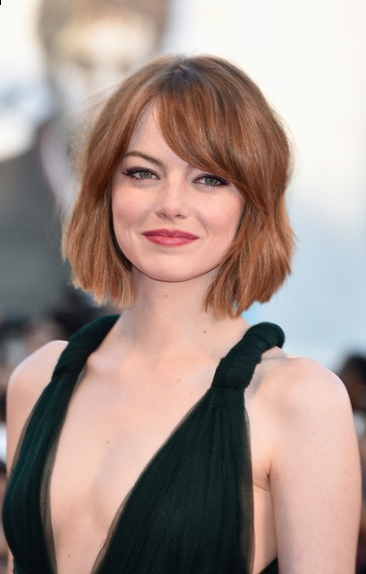
#> input picture B_Vision/C_Theory_Implementations/images/4.jpg, 366 x 574 px
$ python sobel.py --image images/4.jpg
#> lines starting #> are read from the running program, lines starting #| are printed output that depends on the picture
#> further down, image is the input picture: shape (574, 366, 3); mean B, G, R 138.2, 145.5, 164.8
### B_Vision/C_Theory_Implementations/gaussian_blur.py
import numpy as np
import cv2
import argparse
import matplotlib.pyplot as plt
import math
from B_Vision.C_Theory_Implementations.convolution import convolution
from Logging.Logging import info_log, error_log, warning_log, output_log


def dnorm(x, mu, sd):
    return 1 / (np.sqrt(2 * np.pi) * sd) * np.e ** (-np.power((x - mu) / sd, 2) / 2)


def gaussian_kernel(size, sigma=1, verbose=False):
#> called with size = 9, sigma = 3, verbose = True
    info_log("gaussian_kernel()")

    kernel_1D = np.linspace(-(size // 2), size // 2, size)
    for i in range(size):
        kernel_1D[i] = dnorm(kernel_1D[i], 0, sigma)
    kernel_2D = np.outer(kernel_1D.T, kernel_1D.T)

    kernel_2D *= 1.0 / kernel_2D.max()

    if verbose:
        plt.imshow(kernel_2D, interpolation='none', cmap='gray')
        plt.title("Image")
        plt.show()
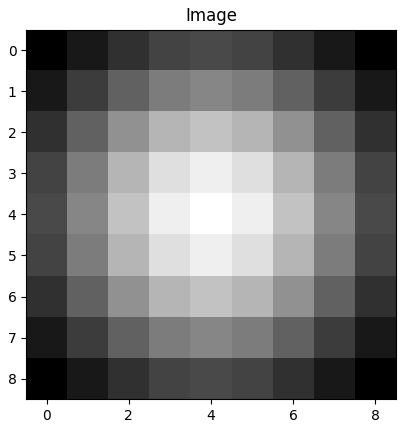
#> figure drawn by matplotlib, 1 panel

    return kernel_2D


def gaussian_blur(image, kernel_size, verbose=False):
    info_log("gaussian_blur()")
    kernel = gaussian_kernel(kernel_size, sigma=math.sqrt(kernel_size), verbose=verbose)
    return convolution(image, kernel, average=True, verbose=verbose)


# [8 lines that do not run on import are left out]

### B_Vision/C_Theory_Implementations/convolution.py
import numpy as np
import cv2
from Logging.Logging import info_log, error_log, warning_log, output_log
import matplotlib.pyplot as plt


def convolution(image, kernel, average=False, verbose=False):
#> called with kernel = array of shape (9, 9), average = True, verbose = True
    info_log("convolution()")

    if len(image.shape) == 3:
        warning_log("Found 3 Channels : {}".format(image.shape))
        image = cv2.cvtColor(image, cv2.COLOR_BGR2GRAY)
#> image: shape (574, 366)
        info_log("Converted to Gray Channel. Size : {}".format(image.shape))
    else:
        info_log("Image Shape : {}".format(image.shape))

    info_log("Kernel Shape : {}".format(kernel.shape))

    if verbose:
        plt.imshow(image, cmap='gray')
        plt.title("Image")
        plt.show()

    image_row, image_col = image.shape
#> image_row = 574; image_col = 366
    kernel_row, kernel_col = kernel.shape

    output = np.zeros(image.shape)

    pad_height = int((kernel_row - 1) / 2)
    pad_width = int((kernel_col - 1) / 2)

    padded_image = np.zeros((image_row + (2 * pad_height), image_col + (2 * pad_width)))

    padded_image[pad_height:padded_image.shape[0] - pad_height, pad_width:padded_image.shape[1] - pad_width] = image
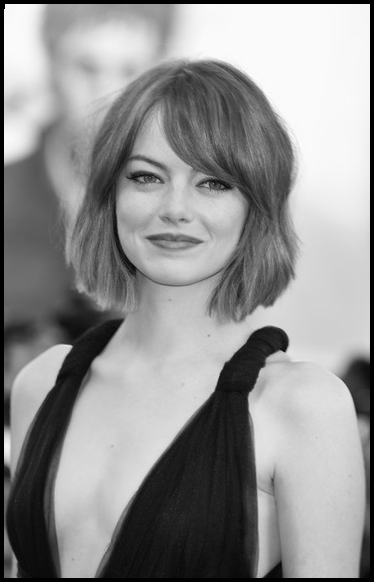
#> padded_image: shape (582, 374) float64; min 0, max 254, mean 145.2

    if verbose:
        plt.imshow(padded_image, cmap='gray')
        plt.title("Padded Image")
        plt.show()

    for row in range(image_row):
        for col in range(image_col):
            output[row, col] = np.sum(kernel * padded_image[row:row + kernel_row, col:col + kernel_col])
            if average:
                output[row, col] /= kernel.shape[0] * kernel.shape[1]
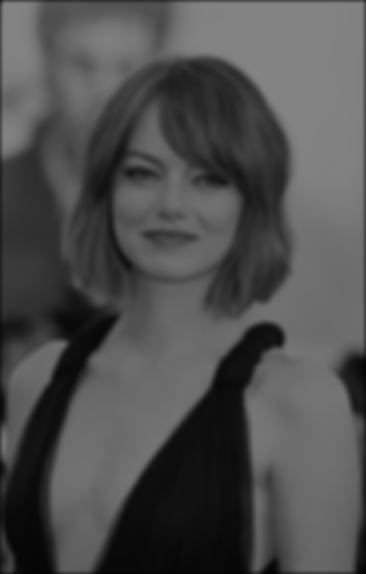
#> output: shape (574, 366) float64; min 1.45, max 131.6, mean 78.5

    output_log("Output Image size : {}".format(output.shape))

    if verbose:
        plt.imshow(output, cmap='gray')
        plt.title("Output Image")
        plt.show()

    return output

### Logging/Logging.py
from colorama import Fore, Back, Style, init


def info_log(msg):
    print(Fore.CYAN + "[INFO]", end=" ")
    print(msg)


def output_log(msg):
    print(Fore.GREEN + "[OUTPUT]", end=" ")
    print(msg)


def warning_log(msg):
    print(Fore.BLUE + "[WARNING]", end=" ")
    print(msg)


def error_log(msg):
    print(Fore.RED + "[ERROR]", end=" ")
    print(msg)

### B_Vision/C_Theory_Implementations/sobel.py
import numpy as np
import cv2
import argparse
import matplotlib.pyplot as plt
from B_Vision.C_Theory_Implementations.convolution import convolution
from Logging.Logging import info_log, error_log, warning_log, output_log
from B_Vision.C_Theory_Implementations.gaussian_blur import gaussian_blur


def sobel_edge_detection(image, filter, convert_to_degree=False, verbose=False):
    info_log("sobel_edge_detection()")

    new_image_x = convolution(image, filter, verbose)
#> call 2 of convolution, with kernel = array of shape (3, 3), average = True, verbose = False
#> after the loop in convolution (call 2), `for row in range(image_row):`:
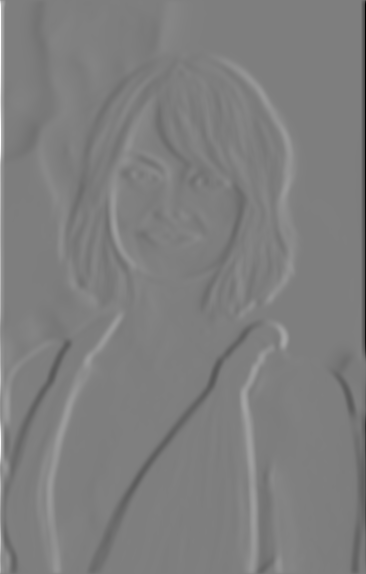
#> output: shape (574, 366) float64; min -41.68, max 42.18, mean 0; drawn with min black and max white

    if verbose:
        plt.imshow(new_image_x, cmap='gray')
        plt.title("Horizontal Edge")
        plt.show()

    new_image_y = convolution(image, np.flip(filter.T, axis=0), verbose)
#> call 3 of convolution, with kernel = array of shape (3, 3), average = True, verbose = False
#> after the loop in convolution (call 3), `for row in range(image_row):`:
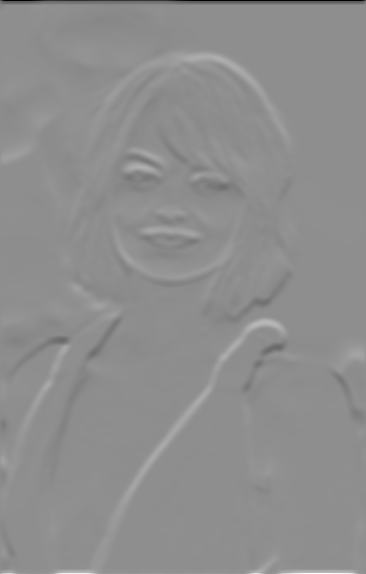
#> output: shape (574, 366) float64; min -42.18, max 33.36, mean 0; drawn with min black and max white

    if verbose:
        plt.imshow(new_image_y, cmap='gray')
        plt.title("Vertical Edge")
        plt.show()

    gradient_magnitude = np.sqrt(np.square(new_image_x) + np.square(new_image_y))
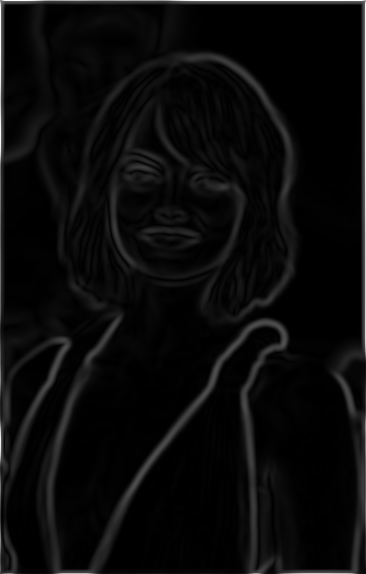
#> gradient_magnitude: shape (574, 366) float64; min 0, max 42.18, mean 1.8; drawn with min black and max white

    gradient_magnitude *= 255.0 / gradient_magnitude.max()

    if verbose:
        plt.imshow(gradient_magnitude, cmap='gray')
        plt.title("Gradient Magnitude")
        plt.show()

    gradient_direction = np.arctan2(new_image_y, new_image_x)
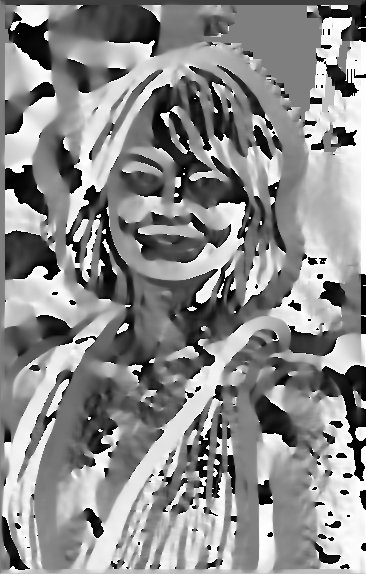
#> gradient_direction: shape (574, 366) float64; min -3.14, max 3.14, mean 0.307; drawn with min black and max white

    if convert_to_degree:
        gradient_direction = np.rad2deg(gradient_direction)
        gradient_direction += 180

    return gradient_magnitude, gradient_direction


if __name__ == '__main__':
    filter = np.array([[-1, 0, 1], [-2, 0, 2], [-1, 0, 1]])

    ap = argparse.ArgumentParser()
    ap.add_argument("-i", "--image", required=True, help="Path to the image")
    args = vars(ap.parse_args())

    image = cv2.imread(args["image"])
    image = gaussian_blur(image, 9, verbose=True)
    sobel_edge_detection(image, filter, convert_to_degree=True, verbose=True)

$ run again, on B_Vision/C_Theory_Implementations/images/coins.png
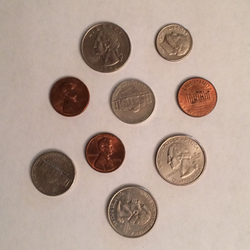
#> input picture B_Vision/C_Theory_Implementations/images/coins.png, 250 x 250 px
#> image is the input picture: shape (250, 250, 3); mean B, G, R 147.7, 159.9, 180.7
#> image: shape (250, 250)
#> padded_image: shape (252, 252) float64
#> in sobel_edge_detection, `gradient_direction = np.arctan2(new_image_y, new_image_x)`:
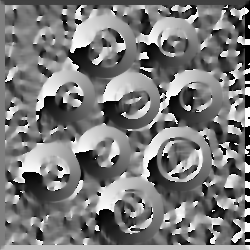
#> gradient_direction: shape (250, 250) float64; min -3.14, max 3.14, mean -0.125; drawn with min black and max white
